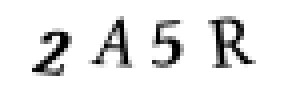
#> input picture pyfiles/c4l_16x16_550/done_imgs/2A5R.png, 72 x 24 px, found by its file name (shown 4 times larger)
$ jupyter execute Test1.ipynb   (older library calls are emulated)
#> lines starting #> are read from the running program, lines starting #| are printed output that depends on the picture; after the words box and inside, x2 and y2 are one past the last pixel; in counts of white or black regions, pixels touching at a corner belong together
[cell 1]
import cv2

from matplotlib import pyplot as plt

[cell 2]
img_file = cv2.imread('2A5R.png')
#> img_file is the input picture: shape (24, 72, 3); min 0, max 255, mean 231.7

[cell 3]
plt.imshow(img_file[:,:,::-1])
plt.show()
#img_file[1:10,1:10]

[cell 4]
# for y in img_file.shape[0]:
#     for x in img_file.shape[1]:
#         if x[0]>0:

gray = cv2.cvtColor(img_file, cv2.COLOR_BGR2GRAY)
plt.imshow(gray,cmap='gray')
plt.show()

ret, thresh = cv2.threshold(gray, 0, 255, cv2.THRESH_OTSU)
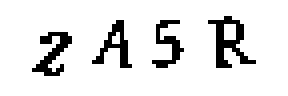
#> thresh: shape (24, 72) (shown 4 times larger); 89.2% white; black in thin lines or dots, all inside (x1, y1, x2, y2) = (8, 4, 64, 19)
#> ret = 156
thresh = cv2.convertScaleAbs(thresh)
plt.imshow(thresh,cmap='gray')
plt.show()
thres = thresh.copy()

[cell 5]
# im2, ctrs, hier = cv2.findContours(thresh.copy(), cv2.RETR_LIST, cv2.CHAIN_APPROX_SIMPLE)
# sorted_ctrs = sorted(ctrs, key=lambda ctr: cv2.boundingRect(ctr)[0])

[cell 6]
#cv2.findContours(thresh.copy(), cv2.RETR_LIST, cv2.CHAIN_APPROX_SIMPLE)
thresh.shape
#> Out = (24, 72)

[cell 7]
contours, hierarchy = cv2.findContours(thresh,cv2.RETR_TREE,cv2.CHAIN_APPROX_SIMPLE)
#> contours = 7 contours, 2 with area under 20; largest, box (x1, y1, x2, y2) and area: (0, 0, 72, 24) 1633, (51, 3, 65, 18) 96, (7, 7, 19, 20) 68, (22, 4, 34, 18) 66, (37, 4, 47, 18) 60

[cell 8]
# https://stackoverflow.com/questions/13887863/extract-bounding-box-and-save-it-as-an-image
ROI_number = 0
for i in range(0, len(contours)):
    #if (i % 2 == 0):
    cnt = contours[i]
    x,y,w,h = cv2.boundingRect(cnt)
    if h>8 and w>8:
        ROI = thres[y:y+h, x:x+w]
        cv2.rectangle(thresh,(x,y),(x+w,y+h),(255))
        cv2.imwrite('ROI_{}.png'.format(ROI_number), ROI)
        ROI_number += 1
    else:
        #these will be unimportant, small noises
        pass
#> this loop made 7 passes
#> (cnt, x, y, w, h) on passes 1, 5, 7: ([[0, 0], [0, 23], [71, 23], [71, 0]], 0, 0, 72, 24), ([[29, 8], [28, 9], [28, 10], [29, 10]], 28, 8, 2, 3), ([[56, 6], [56, 9], [58, 9], [58, 6]], 56, 6, 3, 4)
#> (x, y, w, h) on passes 2, 3, 4, 6: (7, 7, 12, 13), (37, 4, 10, 14), (22, 4, 12, 14), (51, 3, 14, 15)
#> after the loop, ROI_number = 5

[cell 9]
thresh=255-thres

[cell 10]
plt.imshow(thresh,cmap='gray')
plt.show()

[cell 11]
k = 0
ROI_number = 0
for y in range(thresh.shape[1]):
    dummy = 0
    for x in range(thresh.shape[0]):
        #print(thresh[x][y],end=" ")
        if thresh[x][y] == 0:
            # if character is found
            dummy = 1
    if dummy ==1:
        if k ==1:
            sart_col = y
        k += 1
    if dummy == 0 and k >2:
        end_col = y
        # find contours within that region
        print("Start = ",sart_col," End = ",end_col)
        extract_im = thresh[:,sart_col-1:end_col+1].copy()
        contours, hierarchy = cv2.findContours(extract_im,cv2.RETR_TREE,cv2.CHAIN_APPROX_SIMPLE)
        for i in range(0, len(contours)):
            #if (i % 2 == 0):
            cnt = contours[i]
            x_,y_,w,h = cv2.boundingRect(cnt)
            if w> 5 and h > 5:
                ROI = extract_im[y_:y_+h, x_:x_+w]
                #cv2.rectangle(thresh,(x_,y_),(x_+w,y_+h),(255))
                cv2.imwrite('ROI_{}.png'.format(ROI_number), ROI)
            k=0
        print("ROI_num = ",ROI_number)
        ROI_number += 1
#> after the loop, ROI_number = 0

[cell 12]
plt.imshow(thresh[:,7:18],cmap='gray')
plt.show()
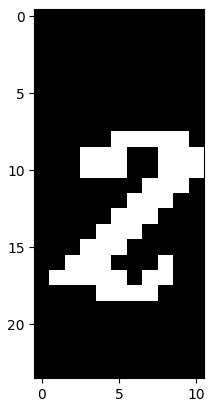
#> figure drawn by matplotlib, 1 panel

[cell 13]
contours, hierarchy = cv2.findContours(thresh[:,22:36],cv2.RETR_TREE,cv2.CHAIN_APPROX_SIMPLE)
#> contours = 2 contours, 1 with area under 20; largest, box (x1, y1, x2, y2) and area: (1, 5, 11, 17) 28

[cell 14]
for i in range(0, len(contours)):
    #if (i % 2 == 0):
    cnt = contours[i]
    x_,y_,w,h = cv2.boundingRect(cnt)
    if w> 5 and h > 5:
        ROI = thresh[:,22:36][y_:y_+h, x_:x_+w]
        plt.imshow(ROI,cmap='gray')
        plt.show()
#> this loop made 2 passes
#> (x_, y_, w, h) on passes 1 to 2: (1, 5, 10, 12), (5, 7, 4, 5)
#> pass 1, `plt.show()`:
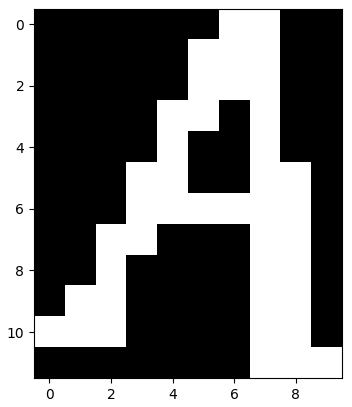
#> figure drawn by matplotlib, 1 panel
        #cv2.rectangle(thresh,(x_,y_),(x_+w,y_+h),(255))
        #cv2.imwrite('ROI_{}.png'.format(ROI_number), ROI)

[cell 15]
k = 0
ROI_number = 0
for y in range(thresh.shape[1]):
    dummy = 0
    for x in range(thresh.shape[0]):
        #print(thresh[x][y],end=" ")
        if thresh[x][y] == 0:
            # if character is found
            dummy = 1
    if dummy ==1:
        if k ==1:
            sart_col = y
        k += 1
    if dummy == 0 and k >2:
        end_col = y
        k1 = 0
        # find contours within that region
        print("Start = ",sart_col," End = ",end_col)
        extract_im = thresh[:,sart_col-2:end_col+1].copy()
        print(extract_im.shape[1],",",extract_im.shape[0])
        for x1 in range(extract_im.shape[0]):
            dummy1 = 0
            for y1 in range(extract_im.shape[1]):
                if extract_im[x1][y1] == 0:
                    #if char is found
                    dummy1 = 1
            if dummy1 == 1:
                if k1 == 1:
                    start_row = x1
                k1 += 1
            if dummy1 == 0 and k1>2:
                end_row = x1
                print("Start row = ",start_row," End = ",end_row)
                cv2.imwrite('ROI_{}.png'.format(ROI_number), extract_im[start_row-2:end_row+1,:])
                plt.imshow(extract_im[start_row-2:end_row+1,:],cmap='gray')
                plt.show()
                break
        k=0
        print("ROI_num = ",ROI_number)
        ROI_number += 1
#> after the loop, ROI_number = 0; k = 72

[cell 16]
thresh.shape[0],thresh.shape[1]
#> Out = (24, 72)

[cell 17]
for y in range(thresh.shape[1]):
    for x in range(thresh.shape[0]):
        print(thresh[x][y],end=" ")
    print()
#> this loop made 72 passes
#| 0 0 0 0 0 0 0 0 0 0 0 0 0 0 0 0 0 0 0 0 0 0 0 0
#| 0 0 0 0 0 0 0 0 0 0 0 0 0 0 0 0 0 0 0 0 0 0 0 0
#| 0 0 0 0 0 0 0 0 0 0 0 0 0 0 0 0 0 0 0 0 0 0 0 0
#| 0 0 0 0 0 0 0 0 0 0 0 0 0 0 0 0 0 0 0 0 0 0 0 0
#| 0 0 0 0 0 0 0 0 0 0 0 0 0 0 0 0 0 0 0 0 0 0 0 0
#| 0 0 0 0 0 0 0 0 0 0 0 0 0 0 0 0 0 0 0 0 0 0 0 0
#| 0 0 0 0 0 0 0 0 0 0 0 0 0 0 0 0 0 0 0 0 0 0 0 0
#| 0 0 0 0 0 0 0 0 0 0 0 0 0 0 0 0 0 0 0 0 0 0 0 0
#> (further printed lines are left out)

$ run again, with pyfiles/c4l_16x16_550/done_imgs/algo_1_diag.png copied over pyfiles/c4l_16x16_550/done_imgs/2A5R.png
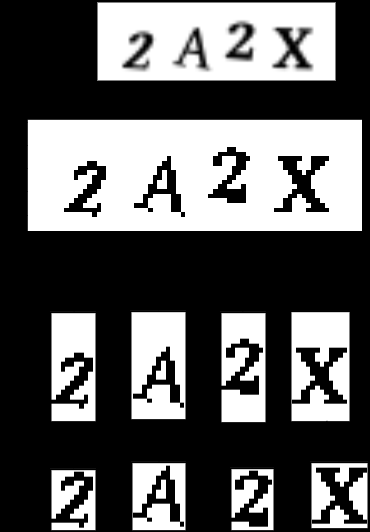
#> input picture pyfiles/c4l_16x16_550/done_imgs/algo_1_diag.png, 370 x 532 px, found by its file name
#> img_file is the input picture: shape (532, 370, 3); min 0, max 255, mean 97.1
#> ret = 125
#> `contours, hierarchy = cv2.findContours(thresh,cv2.RETR_TREE,cv2.CHAIN_..`: contours = 33 contours; largest, box (x1, y1, x2, y2) and area: (28, 120, 362, 231) 36630, (97, 2, 336, 81) 18564, (291, 312, 350, 421) 6264, (131, 312, 186, 419) 5724, (51, 313, 96, 421) 3648
#> the loop `for i in range(0, len(contours)):` made 33 passes
#> (cnt, x, y, w, h) on passes 3, 5, 12, 14, 19, 27: ([[311, 463], [311, 527], [367, 527], [367, 463]], 311, 463, 57, 65), ([[132, 463], [132, 529], [185, 529], [185, 463]], 132, 463, 54, 67), ([[291, 312], [291, 420], [349, 420], [349, 312]], 291, 312, 59, 109), ([[131, 312], [131, 418], [185, 418], [185, 312]], 131, 312, 55, 107), ([[28, 120], [28, 230], [361, 230], [361, 120]], 28, 120, 334, 111), ([[97, 2], [97, 80], [335, 80], [335, 2]], 97, 2, 239, 79)
#> after the loop `for i in range(0, len(contours)):`:
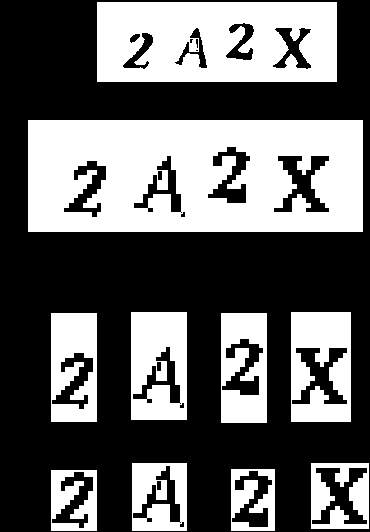
#> thresh: shape (532, 370); 39.6% white; 10 white regions, largest, box (x1, y1, x2, y2) and area: (28, 120, 363, 232) 33297, (97, 2, 337, 82) 17278, (291, 312, 351, 422) 5205
#> after the loop `for i in range(0, len(contours)):`: ROI_number = 27
#> after the loop `for y in range(thresh.shape[1]):`: ROI_number = 1; contours = 27 contours; largest, box (x1, y1, x2, y2) and area: (0, 0, 341, 532) 143133, (68, 1, 309, 82) 19198, (262, 311, 323, 422) 6598, (102, 311, 159, 420) 6046, (22, 312, 69, 422) 4226; end_col = 368
#> `contours, hierarchy = cv2.findContours(thresh[:,22:36],cv2.RETR_TREE,c..`: contours = 1 contour; box (x1, y1, x2, y2) and area: (0, 0, 14, 532) 6008
#> the loop `for i in range(0, len(contours)):` made 1 pass
#> after the loop `for y in range(thresh.shape[1]):`:
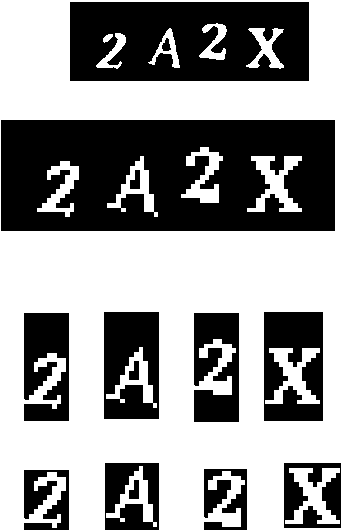
#> extract_im: shape (532, 342); 58.3% white; 14 black regions, largest, box (x1, y1, x2, y2) and area: (1, 120, 335, 231) 32664, (70, 2, 309, 81) 16844, (264, 312, 323, 421) 5036
#> after the loop `for y in range(thresh.shape[1]):`: ROI_number = 1; end_col = 368; k = 0; k1 = 79
#> the loop `for y in range(thresh.shape[1]):` made 370 passes
#> (printed output is left out)
